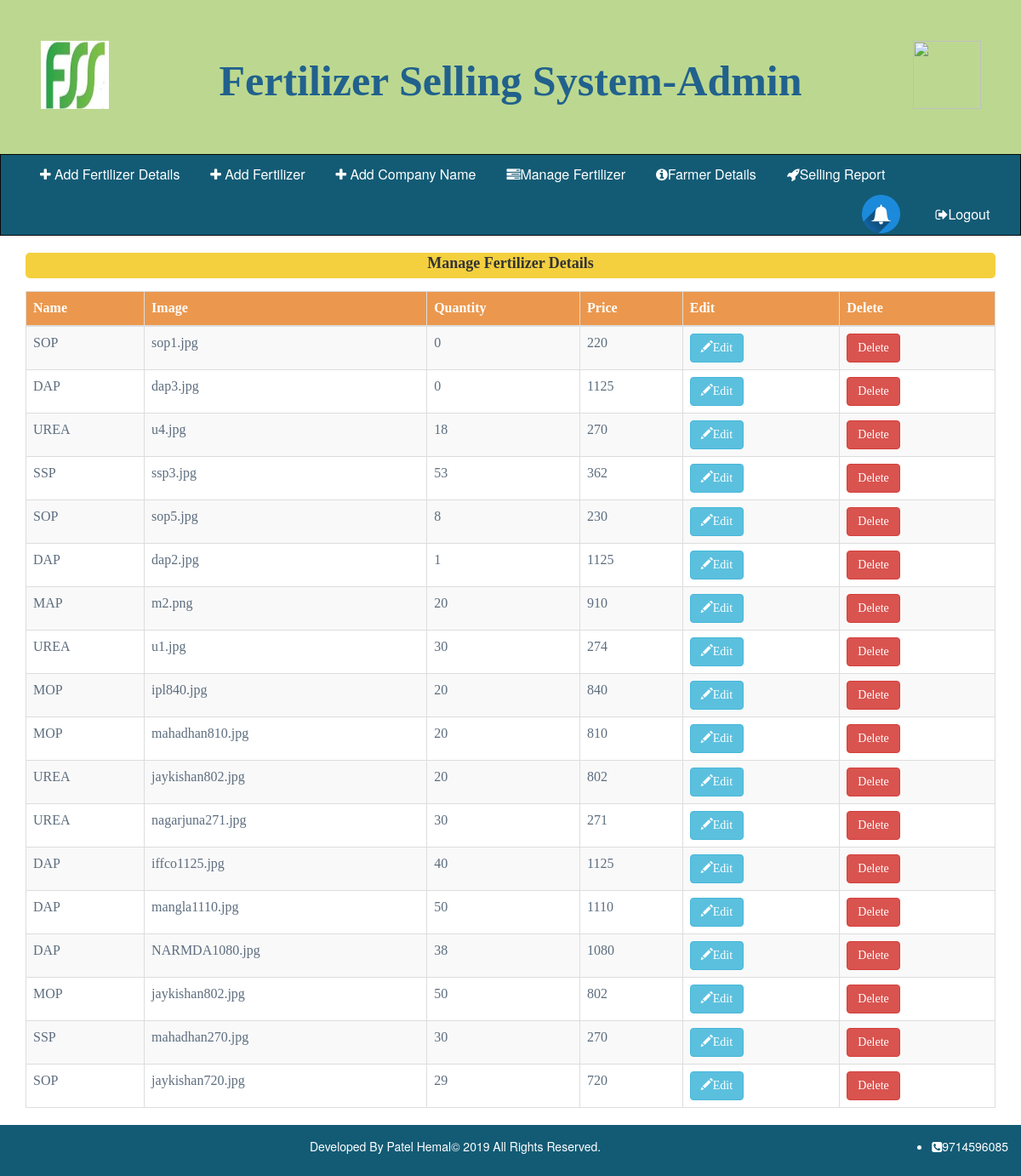
/manage.php (signed in), run on the app's committed database.
### tables this page shows
CREATE TABLE `fertilizer` (
  `id` int(10) NOT NULL,
  `fename` varchar(50) NOT NULL,
  `bname` varchar(50) NOT NULL,
  `img` varchar(50) NOT NULL,
  `qty` int(10) NOT NULL,
  `price` float NOT NULL
);

### manage.php (the view, shortened to what this page needs)
<?php
include('headeradm.php');
$qry="select * from fertilizer";
$rs=mysql_query($qry);
?>
<html>
<head>
  <link rel="stylesheet" href="dist/sweetalert.css">
</head>
<body>
<div class="container">
	<div class="form-group" style="background-color:#F4D03F;border-radius: 5px;">
	<center><label><font size="4" style="background-color:;font-family:initial;border-radius: 5px">Manage Fertilizer Details</font></label></center>
	</div>
 <div class="table-responsive">
  <table class="table table-striped  table-bordered" style="color:#5D6D7E">
    <thead>
     <tr style="background-color: #EB984E;color: white;font-family:initial;">
     	<th>Name</th>
     	<th>Image</th>
     	<th>Quantity</th>
     	<th>Price</th>
     	<th>Edit</th>
     	<th>Delete</th>
     </tr>
    </thead>
    <tbody style="font-family:initial;">
     <?php
          while($rec=mysql_fetch_assoc($rs))
         {
           $id=$rec['id'];
	       echo"<tr>";
	       echo"<td>".$rec["fename"]."</td>";
	       echo"<td>".$rec["img"]."</td>";
	       echo"<td>".$rec["qty"]."</td>";
	       echo"<td>".$rec["price"]."</td>";
	       echo"<td><a href='editferti.php?id=".$id."'><button class='btn btn-info'><i class='glyphicon glyphicon-pencil'></i>Edit</button></a></td>";
		   echo"<td><button class='btn btn-danger' onClick='hi(".$id.");'>Delete</button></td>";
		   echo "</tr>";
	}
 ?>
 </tbody>
 </table>
</div>
</div>
</body>
</html>
<?php
 include('footer.php');
?>

### data on the page
fertilizer: fename "SOP", img "sop1.jpg", qty "0", price "220"
fertilizer: fename "DAP", img "dap3.jpg", qty "0", price "1125"
fertilizer: fename "UREA", img "u4.jpg", qty "18", price "270"
fertilizer: fename "SSP", img "ssp3.jpg", qty "53", price "362"
fertilizer: fename "SOP", img "sop5.jpg", qty "8", price "230"
fertilizer: fename "DAP", img "dap2.jpg", qty "1", price "1125"
fertilizer: fename "MAP", img "m2.png", qty "20", price "910"
fertilizer: fename "UREA", img "u1.jpg", qty "30", price "274"
fertilizer: fename "MOP", img "ipl840.jpg", qty "20", price "840"
fertilizer: fename "MOP", img "mahadhan810.jpg", qty "20", price "810"
fertilizer: fename "UREA", img "jaykishan802.jpg", qty "20", price "802"
fertilizer: fename "UREA", img "nagarjuna271.jpg", qty "30", price "271"
fertilizer: fename "DAP", img "iffco1125.jpg", qty "40", price "1125"
fertilizer: fename "DAP", img "mangla1110.jpg", qty "50", price "1110"
fertilizer: fename "DAP", img "NARMDA1080.jpg", qty "38", price "1080"
fertilizer: fename "MOP", img "jaykishan802.jpg", qty "50", price "802"
fertilizer: fename "SSP", img "mahadhan270.jpg", qty "30", price "270"
fertilizer: fename "SOP", img "jaykishan720.jpg", qty "29", price "720"
